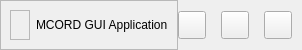
           <widget class="QFrame" name="topbarframe">
            <property name="minimumSize">
             <size>
              <width>0</width>
              <height>50</height>
             </size>
            </property>
            <property name="maximumSize">
             <size>
              <width>16777215</width>
              <height>50</height>
             </size>
            </property>
            <property name="frameShape">
             <enum>QFrame::NoFrame</enum>
            </property>
            <property name="frameShadow">
             <enum>QFrame::Raised</enum>
            </property>
            <layout class="QHBoxLayout" name="horizontalLayout_4">
             <property name="spacing">
              <number>0</number>
             </property>
             <property name="leftMargin">
              <number>0</number>
             </property>
             <property name="topMargin">
              <number>0</number>
             </property>
             <property name="rightMargin">
              <number>10</number>
             </property>
             <property name="bottomMargin">
              <number>0</number>
             </property>
             <item>
              <widget class="QFrame" name="titleframe">
               <property name="frameShape">
                <enum>QFrame::StyledPanel</enum>
               </property>
               <property name="frameShadow">
                <enum>QFrame::Raised</enum>
               </property>
               <layout class="QHBoxLayout" name="horizontalLayout_2">
                <item>
                 <widget class="QFrame" name="appicon">
                  <property name="maximumSize">
                   <size>
                    <width>16777215</width>
                    <height>45</height>
                   </size>
                  </property>
                  <property name="styleSheet">
                   <string notr="true">background-image: url(:/icons/icons/cil-terminal.png);</string>
                  </property>
                  <property name="frameShape">
                   <enum>QFrame::StyledPanel</enum>
                  </property>
                  <property name="frameShadow">
                   <enum>QFrame::Raised</enum>
                  </property>
                  <layout class="QVBoxLayout" name="verticalLayout_10"/>
                 </widget>
                </item>
                <item>
                 <widget class="QLabel" name="label">
                  <property name="sizePolicy">
                   <sizepolicy hsizetype="Expanding" vsizetype="Preferred">
                    <horstretch>0</horstretch>
                    <verstretch>0</verstretch>
                   </sizepolicy>
                  </property>
                  <property name="maximumSize">
                   <size>
                    <width>16777215</width>
                    <height>45</height>
                   </size>
                  </property>
                  <property name="text">
                   <string>MCORD GUI Application</string>
                  </property>
                 </widget>
                </item>
               </layout>
              </widget>
             </item>
             <item>
              <widget class="QFrame" name="closebuttonframe">
               <property name="minimumSize">
                <size>
                 <width>0</width>
                 <height>28</height>
                </size>
               </property>
               <property name="frameShape">
                <enum>QFrame::NoFrame</enum>
               </property>
               <property name="frameShadow">
                <enum>QFrame::Raised</enum>
               </property>
               <layout class="QHBoxLayout" name="horizontalLayout_3">
                <property name="spacing">
                 <number>15</number>
                </property>
                <property name="leftMargin">
                 <number>0</number>
                </property>
                <property name="topMargin">
                 <number>0</number>
                </property>
                <property name="rightMargin">
                 <number>0</number>
                </property>
                <property name="bottomMargin">
                 <number>0</number>
                </property>
                <item>
                 <widget class="QPushButton" name="minimizeButton">
                  <property name="minimumSize">
                   <size>
                    <width>28</width>
                    <height>28</height>
                   </size>
                  </property>
                  <property name="maximumSize">
                   <size>
                    <width>28</width>
                    <height>28</height>
                   </size>
                  </property>
                  <property name="cursor">
                   <cursorShape>PointingHandCursor</cursorShape>
                  </property>
                  <property name="toolTip">
                   <string>Minimize</string>
                  </property>
                  <property name="text">
                   <string/>
                  </property>
                  <property name="icon">
                   <iconset resource="resources/resources.qrc">
                    <normaloff>:/icons/icons/icon_minimize.png</normaloff>:/icons/icons/icon_minimize.png</iconset>
                  </property>
                  <property name="iconSize">
                   <size>
                    <width>20</width>
                    <height>20</height>
                   </size>
                  </property>
                 </widget>
                </item>
                <item>
                 <widget class="QPushButton" name="maximizeButton">
                  <property name="minimumSize">
                   <size>
                    <width>28</width>
                    <height>28</height>
                   </size>
                  </property>
                  <property name="maximumSize">
                   <size>
                    <width>28</width>
                    <height>28</height>
                   </size>
                  </property>
                  <property name="font">
                   <font>
                    <pointsize>10</pointsize>
                    <italic>false</italic>
                    <bold>false</bold>
                    <stylestrategy>PreferDefault</stylestrategy>
                   </font>
                  </property>
                  <property name="cursor">
                   <cursorShape>PointingHandCursor</cursorShape>
                  </property>
                  <property name="toolTip">
                   <string>Maximize</string>
                  </property>
                  <property name="styleSheet">
                   <string notr="true"/>
                  </property>
                  <property name="text">
                   <string/>
                  </property>
                  <property name="icon">
                   <iconset resource="resources/resources.qrc">
                    <normaloff>:/icons/icons/icon_maximize.png</normaloff>:/icons/icons/icon_maximize.png</iconset>
                  </property>
                  <property name="iconSize">
                   <size>
                    <width>20</width>
                    <height>20</height>
                   </size>
                  </property>
                 </widget>
                </item>
                <item>
                 <widget class="QPushButton" name="closeButton">
                  <property name="minimumSize">
                   <size>
                    <width>28</width>
                    <height>28</height>
                   </size>
                  </property>
                  <property name="maximumSize">
                   <size>
                    <width>28</width>
                    <height>28</height>
                   </size>
                  </property>
                  <property name="cursor">
                   <cursorShape>PointingHandCursor</cursorShape>
                  </property>
                  <property name="toolTip">
                   <string>Close</string>
                  </property>
                  <property name="text">
                   <string/>
                  </property>
                  <property name="icon">
                   <iconset resource="resources/resources.qrc">
                    <normaloff>:/icons/icons/cil-x.png</normaloff>:/icons/icons/cil-x.png</iconset>
                  </property>
                  <property name="iconSize">
                   <size>
                    <width>20</width>
                    <height>20</height>
                   </size>
                  </property>
                 </widget>
                </item>
               </layout>
              </widget>
             </item>
            </layout>
           </widget>
